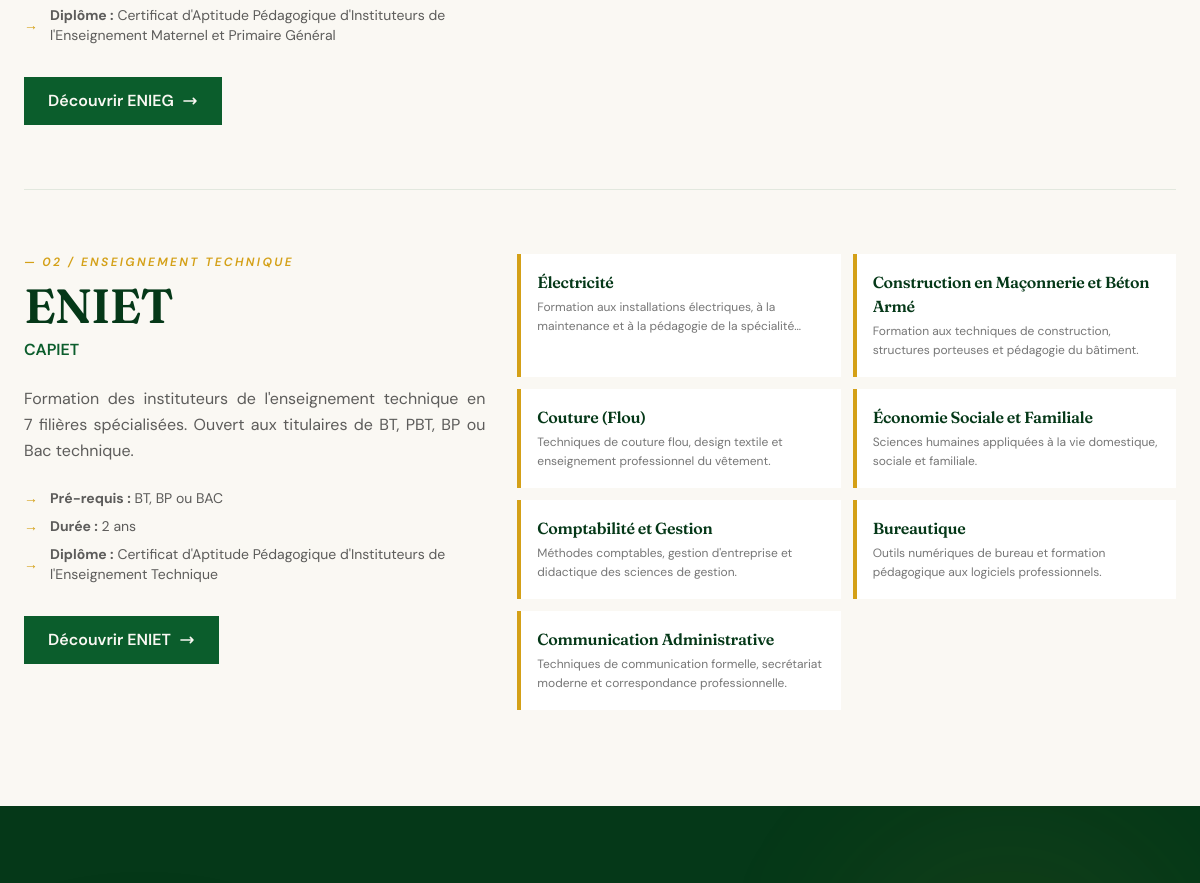
/fr/formations/ (middle part), run on an earlier commit of the app's database.
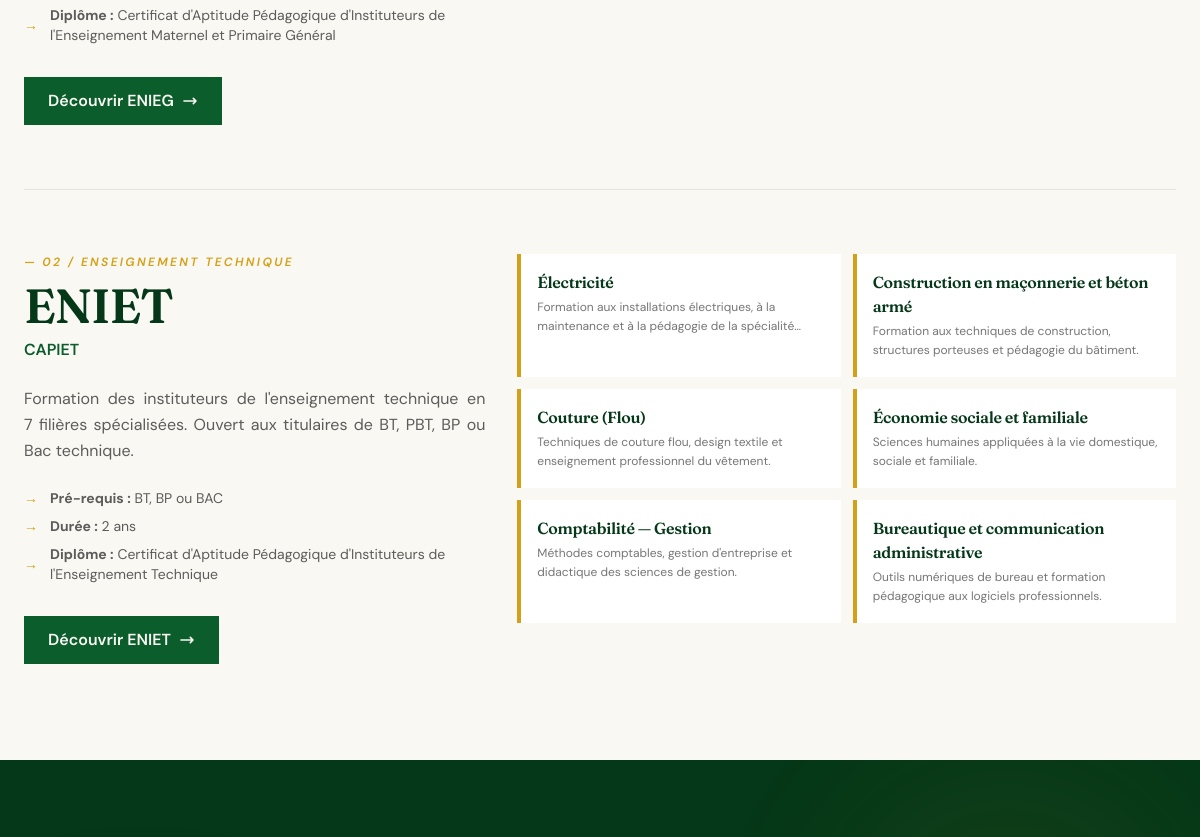
And on a later commit of the database.
### apps/ecoles/models.py (models this page shows, shortened)
class Ecole(TimeStampedModel):
    class TypeEcole(models.TextChoices):
        GENERAL = 'general', _('Enseignement Général')
        TECHNIQUE = 'technique', _('Enseignement Technique')
    nom = models.CharField(
        _('Nom complet'),
        max_length=200,
        help_text=_('Ex: École Normale d\'Instituteurs de l\'Enseignement Général'),
    )
    sigle = models.CharField(
        _('Sigle'),
        max_length=10,
        unique=True,  # ← unique=True : empêche deux écoles avec le même sigle
        help_text=_('Ex: ENIEG ou ENIET'),
    )
    slug = models.SlugField(
        _('Slug URL'),
        max_length=20,
        unique=True,
        help_text=_('Identifiant pour l\'URL, en minuscules sans accents'),
    )
    type_ecole = models.CharField(
        _('Type'),
        max_length=20,
        choices=TypeEcole.choices,
    )
    diplome_prepare = models.CharField(
        _('Diplôme préparé'),
        max_length=100,
        help_text=_('Ex: CAPIEMP ou CAPIET'),
    )
    diplome_complet = models.CharField(
        _('Intitulé complet du diplôme'),
        max_length=300,
        help_text=_('Ex: Certificat d\'Aptitude Pédagogique d\'Instituteurs...'),
    )
    description_courte = models.TextField(
        _('Description courte'),
        max_length=500,
        help_text=_('Affichée sur la page d\'accueil et la liste des écoles'),
    )
    description_longue = models.TextField(
        _('Description détaillée'),
        blank=True,
        help_text=_('Affichée sur la page admission de l\'école'),
    )
    pre_requis = models.TextField(
        _('Pré-requis d\'admission'),
        help_text=_('Diplômes acceptés : Bac, BT, BP, etc.'),
    )
    duree_formation = models.CharField(
        _('Durée de la formation'),
        max_length=50,
        default='2 ans',
    )
    frais_concours = models.PositiveIntegerField(
        _('Frais de concours (FCFA)'),
        default=12000,
        help_text=_('Frais d\'inscription au concours, non remboursables'),
    )
    frais_inscription_non_remboursable = models.PositiveIntegerField(
        _('Inscription non remboursable (FCFA)'),
        default=25000,
    )
    matiere_oeuvre = models.PositiveIntegerField(
        _('Matière d\'œuvre (FCFA)'),
        default=0,
        help_text=_('Frais de matière d\'œuvre - 0 pour ENIEG, 25000 pour ENIET'),
    )
    ordre = models.PositiveSmallIntegerField(
        _('Ordre d\'affichage'),
        default=0,
    )
    actif = models.BooleanField(_('Actif'), default=True)
    class Meta:
        verbose_name = _('École')
        verbose_name_plural = _('Écoles')
        ordering = ['ordre', 'sigle']

class Filiere(TimeStampedModel):
    ecole = models.ForeignKey(
        Ecole,
        on_delete=models.CASCADE,
        related_name='filieres',  # → ecole.filieres.all()
        verbose_name=_('École'),
    )
    nom = models.CharField(
        _('Nom de la filière'),
        max_length=150,
        help_text=_('Ex: Électricité, Couture, Bureautique'),
    )
    slug = models.SlugField(
        _('Slug URL'),
        max_length=50,
        help_text=_('Identifiant pour l\'URL (sans accent, en minuscules)'),
    )
    description_courte = models.CharField(
        _('Description courte'),
        max_length=250,
        help_text=_('Phrase d\'accroche affichée sur les cartes'),
    )
    description_longue = models.TextField(
        _('Description détaillée'),
        blank=True,
        help_text=_('Présentation complète, affichée sur la page de détail'),
    )
    debouches = models.TextField(
        _('Débouchés professionnels'),
        blank=True,
        help_text=_('Métiers et opportunités après la formation'),
    )
    competences_acquises = models.TextField(
        _('Compétences acquises'),
        blank=True,
        help_text=_('Une compétence par ligne'),
    )
    matieres_principales = models.TextField(
        _('Matières principales'),
        blank=True,
        help_text=_('Une matière par ligne'),
    )
    icone = models.CharField(
        _('Icône'),
        max_length=20,
        default='briefcase',
        help_text=_('Identifiant d\'icône : bolt, building, scissors, chart, computer...'),
    )
    image = models.ImageField(
        _('Image illustrative'),
        upload_to='filieres/',
        blank=True,
        null=True,
        help_text=_('Photo d\'illustration de la filière'),
    )
    ordre = models.PositiveSmallIntegerField(
        _('Ordre d\'affichage'),
        default=0,
    )
    actif = models.BooleanField(_('Actif'), default=True)
    class Meta:
        verbose_name = _('Filière')
        verbose_name_plural = _('Filières')
        ordering = ['ecole', 'ordre', 'nom']
        unique_together = [['ecole', 'slug']]
    def get_absolute_url(self):
        from django.urls import reverse
        return reverse('ecoles:filiere_detail', kwargs={
            'ecole_slug': self.ecole.slug,
            'filiere_slug': self.slug,
        })

### apps/ecoles/views.py (the view)
# urls.py: path('', views.formations_list_view, name='formations_list'),
def formations_list_view(request):
    ecoles = Ecole.objects.filter(actif=True).prefetch_related(
        Prefetch(
            'filieres',
            queryset=Filiere.objects.filter(actif=True),
            to_attr='filieres_actives',
        )
    )
    return render(request, 'ecoles/formations_list.html', {
        'ecoles': ecoles,
    })

### apps/core/context_processors.py (called while the page is built, shortened)
def tinymce_key(request):
    return {
        'TINYMCE_API_KEY': getattr(settings, 'TINYMCE_API_KEY', '')
    }

def site_settings(request):
    return {
        'site_settings': SiteSettings.load(),
    }

def dashboard_badges(request):
    if not request.user.is_authenticated:
        return {}

### apps/pages/models.py (called while the page is built)
    @classmethod
    def load(cls):
        obj, created = cls.objects.get_or_create(pk=1)
        return obj

### templates/ecoles/formations_list.html (shortened to what this page needs)
{% extends "base_public.html" %}
{% load i18n %}
{% block content %}
<section class="py-24">
    <div class="max-w-7xl mx-auto px-6">
        {% for ecole in ecoles %}
            <article class="mb-16 last:mb-0 grid lg:grid-cols-12 gap-8 items-start">
                <div class="lg:col-span-5">
                    <div class="text-xs uppercase tracking-[0.2em] text-accent font-semibold italic mb-3">
                        — 0{{ forloop.counter }} / {{ ecole.get_type_ecole_display }}
                    </div>
                    <h2 class="font-serif text-5xl text-primary-darker font-semibold mb-2">
                        {{ ecole.sigle }}
                    </h2>
                    <div class="text-primary font-semibold mb-6">{{ ecole.diplome_prepare }}</div>
                    <p class="text-ink/70 leading-relaxed mb-6">
                        {{ ecole.description_courte }}
                    </p>
                    <div class="space-y-2 mb-8">
                        <div class="flex items-center gap-3 text-sm text-ink/70">
                            <span class="text-accent">→</span>
                            <span><strong>{% trans "Pré-requis" %} :</strong> {{ ecole.pre_requis }}</span>
                        </div>
                        <div class="flex items-center gap-3 text-sm text-ink/70">
                            <span class="text-accent">→</span>
                            <span><strong>{% trans "Durée" %} :</strong> {{ ecole.duree_formation }}</span>
                        </div>
                        <div class="flex items-center gap-3 text-sm text-ink/70">
                            <span class="text-accent">→</span>
                            <span><strong>{% trans "Diplôme" %} :</strong> {{ ecole.diplome_complet }}</span>
                        </div>
                    </div>
                    <a href="{% url 'ecoles:ecole_detail' ecole_slug=ecole.slug %}"
                       class="inline-flex items-center gap-2 bg-primary hover:bg-primary-dark text-cream font-semibold px-6 py-3 transition-all hover:gap-3 group">
                        {% trans "Découvrir" %} {{ ecole.sigle }}
                        <svg class="w-4 h-4 transition-transform group-hover:translate-x-1" fill="none" stroke="currentColor" viewBox="0 0 24 24">
                            <path stroke-linecap="round" stroke-linejoin="round" stroke-width="2.5" d="M17 8l4 4m0 0l-4 4m4-4H3"/>
                        </svg>
                    </a>
                </div>
                <div class="lg:col-span-7">
                    {% if ecole.filieres_actives %}
                        <div class="grid sm:grid-cols-2 gap-3">
                            {% for filiere in ecole.filieres_actives %}
                                <a href="{{ filiere.get_absolute_url }}"
                                   class="bg-white border-l-4 border-accent p-4 group hover:-translate-y-1 transition-all duration-300 hover:shadow-lg">
                                    <h3 class="font-serif text-base text-primary-darker font-semibold mb-1 group-hover:text-primary transition-colors">
                                        {{ filiere.nom }}
                                    </h3>
                                    <p class="text-xs text-ink/60 leading-relaxed line-clamp-2">
                                        {{ filiere.description_courte }}
                                    </p>
                                </a>
                            {% endfor %}
                        </div>
                    {% endif %}
                </div>
            </article>
            {% if not forloop.last %}
                <div class="my-16 border-t border-primary/10"></div>
            {% endif %}
        {% endfor %}
    </div>
</section>
{% endblock %}

What changed in the data, as far as the page shows it:
removed Filiere: nom "Communication Administrative", description_courte "Techniques de communication formelle, secrétariat moderne et correspondance professionnelle.", shown under Ecole "ENIET"
changed Filiere: nom "Construction en Maçonnerie et Béton Armé" → "Construction en maçonnerie et béton armé"
changed Filiere "Sciences humaines appliquées à la vie domestique, sociale et familiale.": nom "Économie Sociale et Familiale" → "Économie sociale et familiale"
changed Filiere "Méthodes comptables, gestion d'entreprise et didactique des sciences de gestion.": nom "Comptabilité et Gestion" → "Comptabilité — Gestion"
changed Filiere: nom "Bureautique" → "Bureautique et communication administrative"
